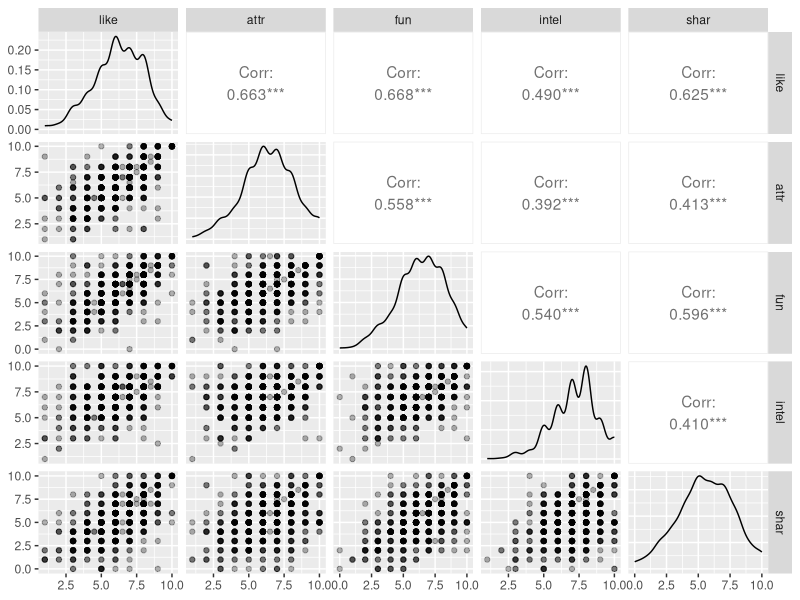
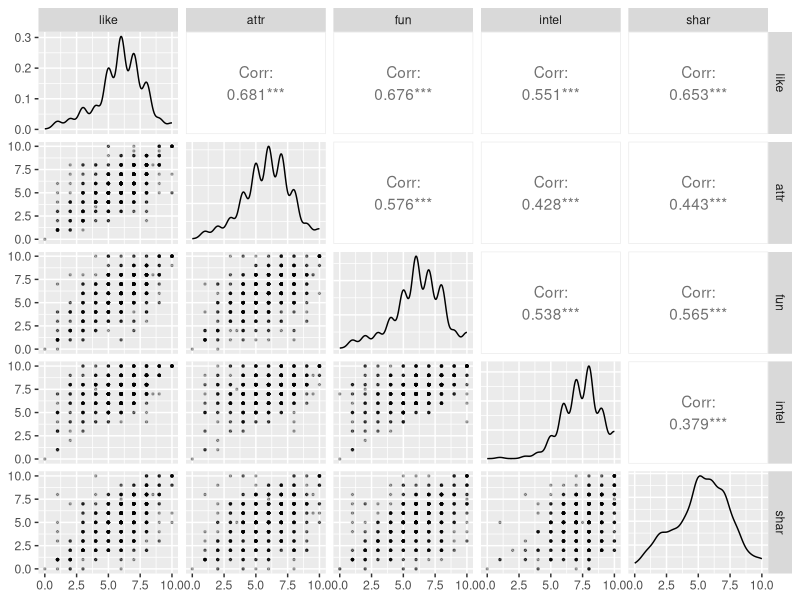
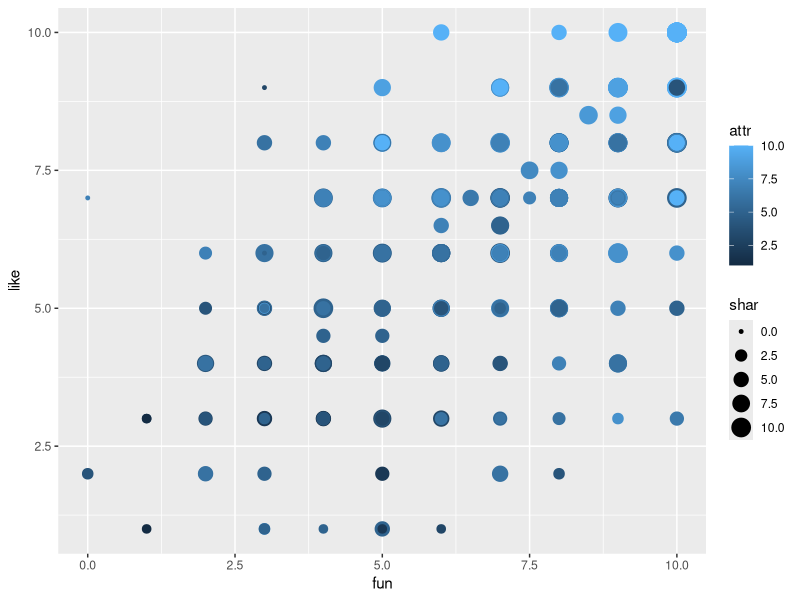
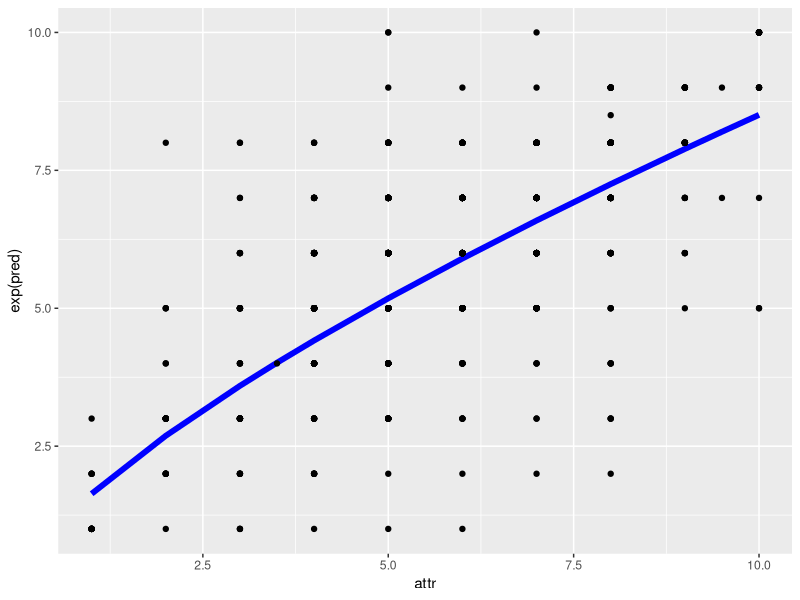
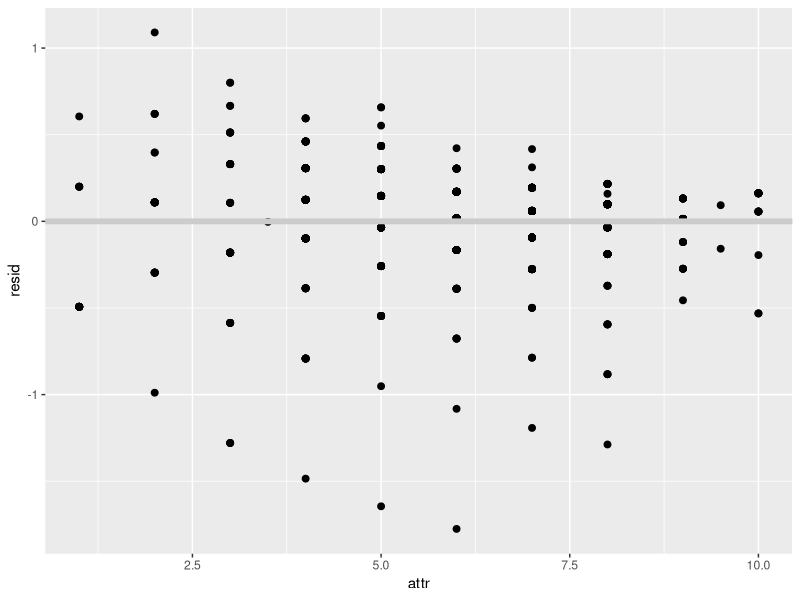

Source code (R) for these figures, in order:
## ---- chunk 1
  knitr::opts_chunk$set(warning = FALSE, message = FALSE)
  library(tidyverse)
  library(GGally)
  library(broom)
  library(ggfortify)
  library(ggplot2)
library(pscl)
  library(modelr)

## ---- chunk 2
  dados = read_csv('dados.csv') %>% filter(complete.cases(.))
  dados_mulheres = dados %>% filter(gender == 0)
  dados_homens = dados %>% filter(gender == 1)

  dados_homens %>% 
    select(like, attr, fun, intel, shar) %>%
    ggpairs(size = .5, 
            lower = list(continuous = wrap("points", alpha = 0.3)))
## ---- chunk 3
  dados_mulheres %>% 
    select(like, attr, fun, intel, shar) %>%
    ggpairs(size = .5, 
            lower = list(continuous = wrap("points", size = .5, alpha = 0.3)))
## ---- chunk 4
dados_homens %>% mutate(like = like, attr = attr) %>% ggplot(aes(x = fun)) + geom_point(aes(y = like, size=shar, color = attr))


dados_mulheres <- dados_mulheres %>% filter(attr > 0, fun > 0)
mulheres.model = lm(log(like) ~ log(attr), data = dados_mulheres)
tidy(mulheres.model)
mulheresAugmented = dados_mulheres %>% 
  add_predictions(mulheres.model) %>% 
  add_residuals(mulheres.model)

# Modelo x dados
mulheresAugmented %>% 
  ggplot(aes(x = attr)) + 
  geom_line(aes(y = exp(pred)), size = 2, colour = "blue") + 
  geom_point(aes(y = like))

# Resíduos x dados
mulheresAugmented %>% 
  ggplot(aes(x = attr)) + 
  geom_point(aes(y = resid), size = 2, position = "dodge") +
  geom_ref_line(h = 0, colour = "grey80")

tidy(mulheres.model, conf.int = TRUE)
glance(mulheres.model, conf.int = TRUE)
